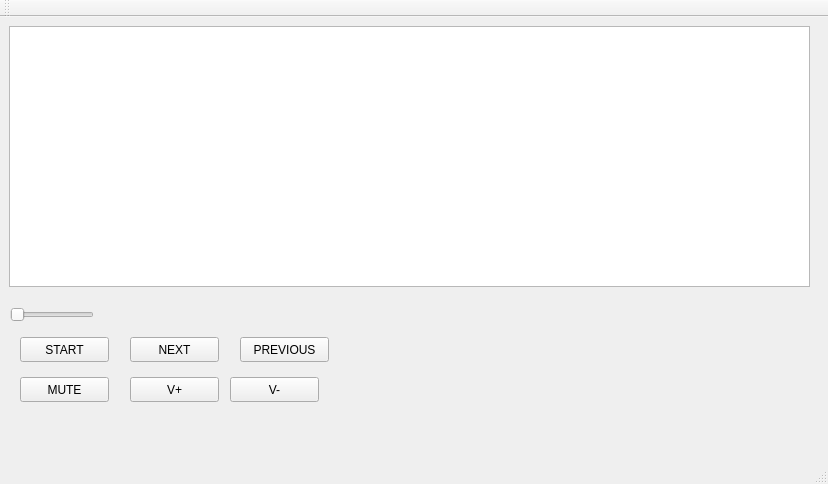
<?xml version="1.0" encoding="UTF-8"?>
<ui version="4.0">
 <class>MainWindow</class>
 <widget class="QMainWindow" name="MainWindow">
  <property name="geometry">
   <rect>
    <x>0</x>
    <y>0</y>
    <width>828</width>
    <height>484</height>
   </rect>
  </property>
  <property name="windowTitle">
   <string>MainWindow</string>
  </property>
  <widget class="QWidget" name="centralWidget">
   <widget class="QGraphicsView" name="graphicsView">
    <property name="geometry">
     <rect>
      <x>9</x>
      <y>9</y>
      <width>801</width>
      <height>261</height>
     </rect>
    </property>
   </widget>
   <widget class="QSlider" name="horizontalSlider">
    <property name="geometry">
     <rect>
      <x>10</x>
      <y>290</y>
      <width>84</width>
      <height>16</height>
     </rect>
    </property>
    <property name="minimum">
     <number>150</number>
    </property>
    <property name="maximum">
     <number>390</number>
    </property>
    <property name="sliderPosition">
     <number>150</number>
    </property>
    <property name="orientation">
     <enum>Qt::Horizontal</enum>
    </property>
   </widget>
   <widget class="QPushButton" name="pushButton">
    <property name="geometry">
     <rect>
      <x>20</x>
      <y>320</y>
      <width>89</width>
      <height>25</height>
     </rect>
    </property>
    <property name="text">
     <string>START</string>
    </property>
   </widget>
   <widget class="QPushButton" name="pushButton_2">
    <property name="geometry">
     <rect>
      <x>130</x>
      <y>320</y>
      <width>89</width>
      <height>25</height>
     </rect>
    </property>
    <property name="text">
     <string>NEXT</string>
    </property>
   </widget>
   <widget class="QPushButton" name="pushButton_3">
    <property name="geometry">
     <rect>
      <x>240</x>
      <y>320</y>
      <width>89</width>
      <height>25</height>
     </rect>
    </property>
    <property name="text">
     <string>PREVIOUS</string>
    </property>
   </widget>
   <widget class="QPushButton" name="pushButton_4">
    <property name="geometry">
     <rect>
      <x>20</x>
      <y>360</y>
      <width>89</width>
      <height>25</height>
     </rect>
    </property>
    <property name="text">
     <string>MUTE</string>
    </property>
   </widget>
   <widget class="QPushButton" name="pushButton_5">
    <property name="geometry">
     <rect>
      <x>130</x>
      <y>360</y>
      <width>89</width>
      <height>25</height>
     </rect>
    </property>
    <property name="text">
     <string>V+</string>
    </property>
   </widget>
   <widget class="QPushButton" name="pushButton_6">
    <property name="geometry">
     <rect>
      <x>230</x>
      <y>360</y>
      <width>89</width>
      <height>25</height>
     </rect>
    </property>
    <property name="text">
     <string>V-</string>
    </property>
   </widget>
  </widget>
  <widget class="QMenuBar" name="menuBar">
   <property name="geometry">
    <rect>
     <x>0</x>
     <y>0</y>
     <width>828</width>
     <height>22</height>
    </rect>
   </property>
  </widget>
  <widget class="QToolBar" name="mainToolBar">
   <attribute name="toolBarArea">
    <enum>TopToolBarArea</enum>
   </attribute>
   <attribute name="toolBarBreak">
    <bool>false</bool>
   </attribute>
  </widget>
  <widget class="QStatusBar" name="statusBar"/>
 </widget>
 <layoutdefault spacing="6" margin="11"/>
 <resources/>
 <connections/>
</ui>
